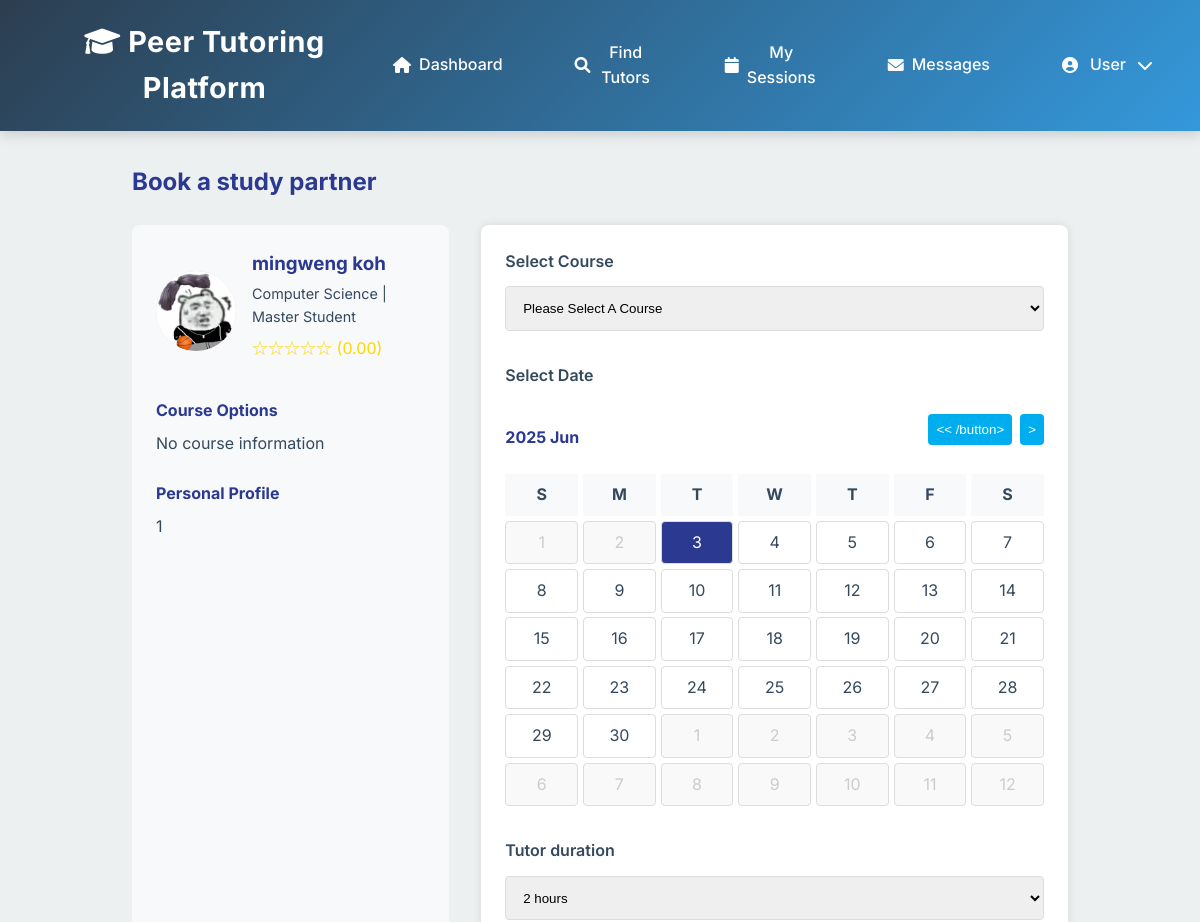
The page /appointments.php?tutor_id=16 (upper part) on the database as committed earlier.
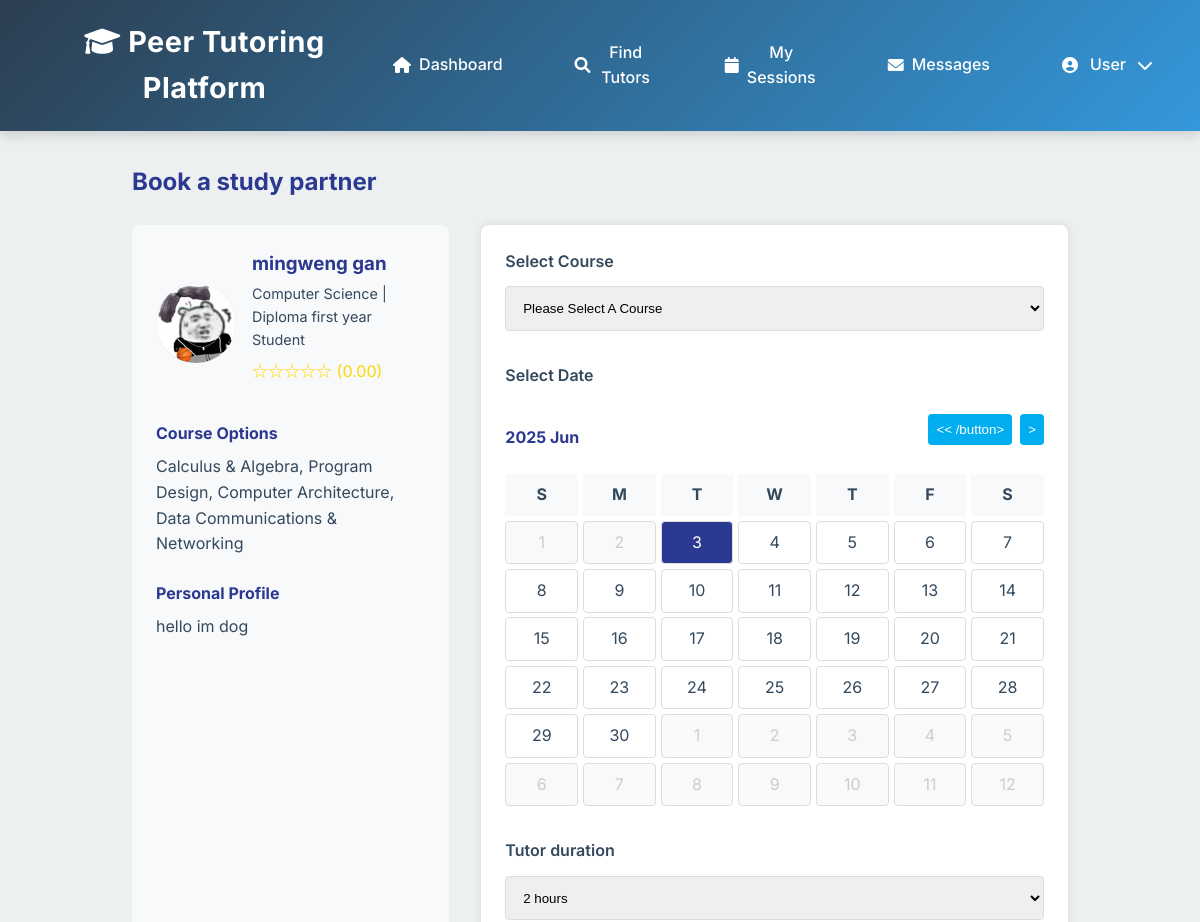
The same page on the database as committed later.
### tables this page shows
CREATE TABLE `tutorprofile` (
  `user_id` int(11) NOT NULL,
  `major` varchar(100) DEFAULT NULL,
  `year` varchar(50) DEFAULT NULL,
  `bio` text DEFAULT NULL,
  `qualifications` text DEFAULT NULL,
  `is_verified` tinyint(1) DEFAULT 0,
  `rating` decimal(3,2) DEFAULT 0.00,
  `total_sessions` int(11) DEFAULT 0
);

CREATE TABLE `user` (
  `user_id` int(11) NOT NULL,
  `username` varchar(50) NOT NULL,
  `password` varchar(255) DEFAULT NULL,
  `email` varchar(100) NOT NULL,
  `role` enum('student','tutor','admin') NOT NULL,
  `first_name` varchar(50) NOT NULL,
  `last_name` varchar(50) NOT NULL,
  `phone` varchar(20) DEFAULT NULL,
  `profile_image` varchar(255) DEFAULT NULL,
  `is_active` tinyint(1) DEFAULT 1,
  `created_at` timestamp NOT NULL DEFAULT current_timestamp(),
  `last_login` datetime DEFAULT NULL
);

### appointments.php (the view, shortened to what the changed rows need)
<?php
$servername = "localhost";
$username = "root";
$password = "";
$dbname = "peer_tutoring_platform";
$conn = new mysqli($servername, $username, $password, $dbname);
$tutor_id = isset($_GET['tutor_id']) ? intval($_GET['tutor_id']) : 1;
$tutor_query = "SELECT u.*, tp.* FROM user u
                JOIN tutorprofile tp ON u.user_id = tp.user_id
                WHERE u.user_id = ? AND u.role = 'tutor'";
$stmt = $conn->prepare($tutor_query);
$stmt->bind_param("i", $tutor_id);
$stmt->execute();
$tutor_result = $stmt->get_result();
$tutor = $tutor_result->fetch_assoc();
$courses_query = "SELECT c.*, ts.hourly_rate FROM course c
                 JOIN tutorsubject ts ON c.id = ts.course_id
                 WHERE ts.tutor_id = ?";
$stmt = $conn->prepare($courses_query);
$stmt->bind_param("i", $tutor_id);
$stmt->execute();
$courses_result = $stmt->get_result();
$courses = [];
while ($row = $courses_result->fetch_assoc()) {
    $courses[] = $row;
}
?>
<!DOCTYPE html>
<html lang="zh">
<head>
</head>
<body>
    <?php include 'header/stud_head.php'; ?>
    <div class="container">
        <h2>Book a study partner</h2>
        <div class="appointment-section">
            <div class="tutor-info">
                <div class="tutor-profile">
                    <div class="tutor-image">
                        <?php if (!empty($tutor['profile_image'])): ?>
                            <img src="<?php echo htmlspecialchars($tutor['profile_image']); ?>" alt="study partner avatar" class="tutor-image">
                        <?php endif; ?>
                    </div>
                    <div class="tutor-details">
                        <h3><?php echo htmlspecialchars($tutor['first_name'] . ' ' . $tutor['last_name']); ?></h3>
                        <p><?php echo htmlspecialchars($tutor['major']); ?> | <?php echo htmlspecialchars($tutor['year']); ?> Student</p>
                        <div class="rating">
                            <?php
                            $rating = $tutor['rating'];
                            for ($i = 1; $i <= 5; $i++) {
                                if ($i <= floor($rating)) {
                                    echo "★";
                                } elseif ($i - 0.5 <= $rating) {
                                    echo "★";
                                } else {
                                    echo "☆";
                                }
                            }
                            echo " ({$rating})";
                            ?>
                        </div>
                    </div>
                </div>
                <div class="tutor-subjects">
                    <h4>Course Options</h4>
                    <p>
                        <?php
                        if (count($courses) > 0) {
                            $course_names = array_column($courses, 'course_name');
                            echo htmlspecialchars(implode(', ', $course_names));
                        } else {
                            echo "No course information";
                        }
                        ?>
                    </p>
                </div>
                <div class="tutor-bio">
                    <h4>Personal Profile</h4>
                    <p><?php echo htmlspecialchars($tutor['bio']); ?></p>
                </div>
            </div>
        </div>
    </div>
</body>
</html>

Rows that differ between the two databases and show on the page:
changed tutorprofile "Computer Science": user_id.last_name "mingweng koh" → "mingweng gan"; year "Master" → "Diploma first year"; bio "1" → "hello im dog"
Other text that changed with them:
implode(', ', $course_names): (not shown) → "Calculus & Algebra, Program Design, Computer Architecture, Data Communications & Networking"
text no longer shown: "No course information"
